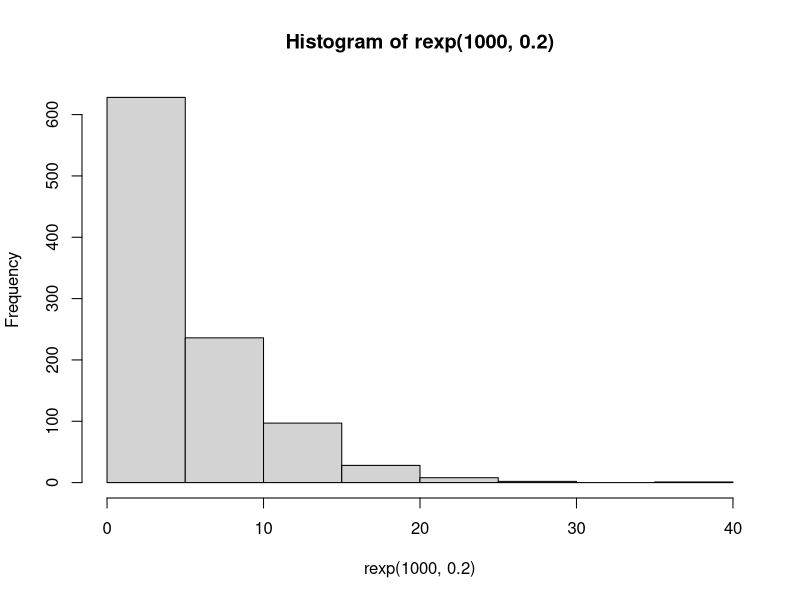
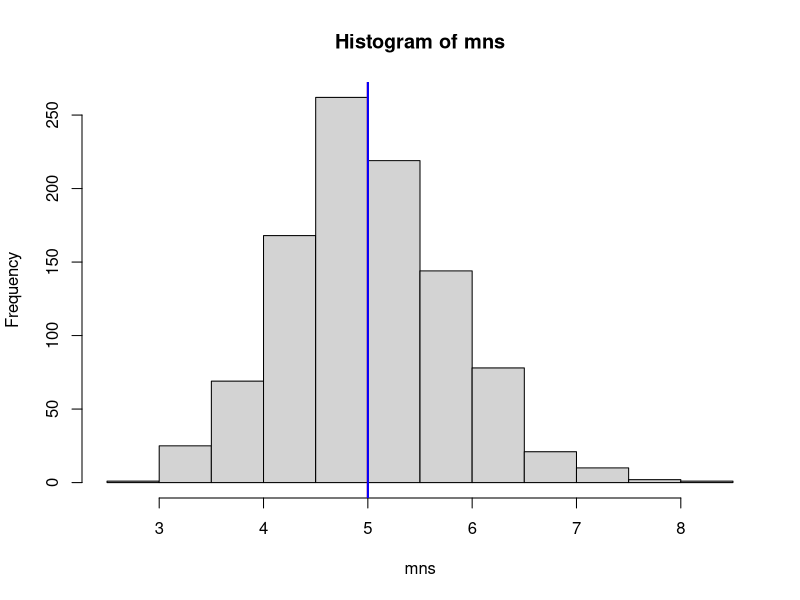
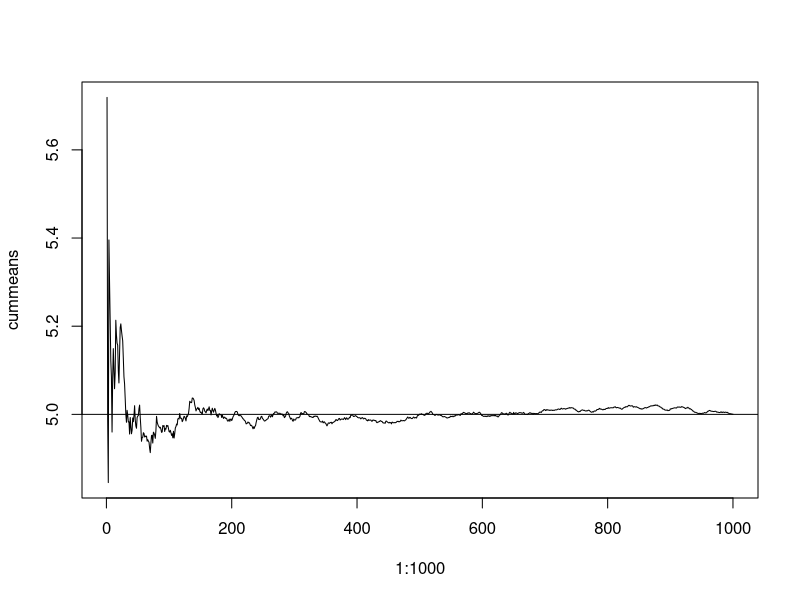
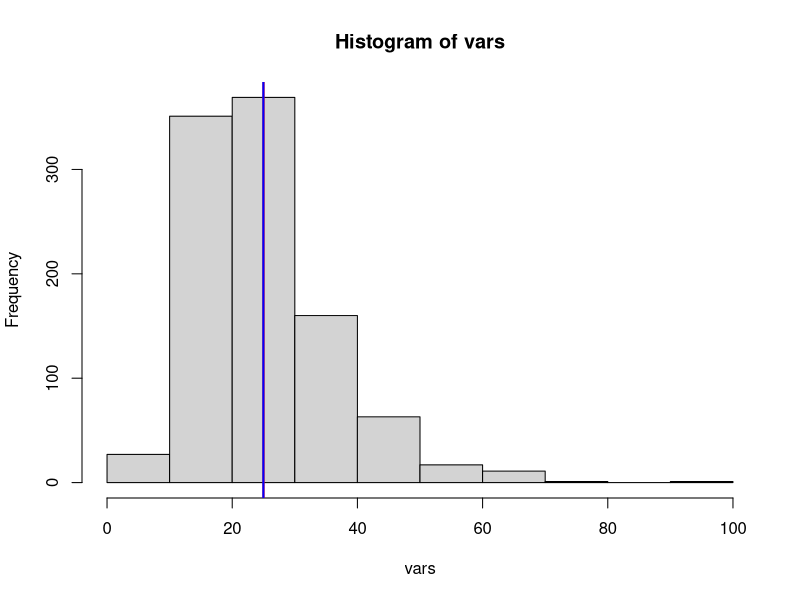
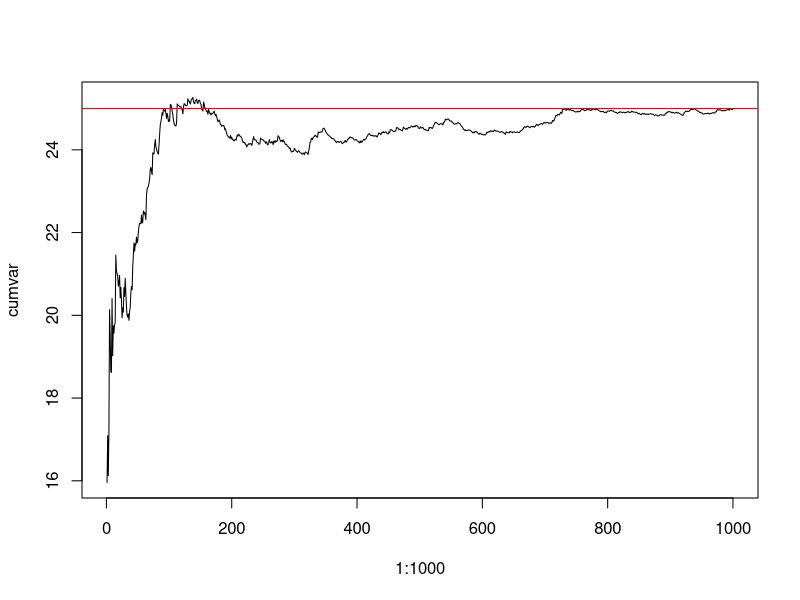

Reproduce these figures in R, in order. (Note: this script raises an error after producing the figures.)
# ======================= 1 ========================


#cumulative means of exp dist., of size 40
library(ggplot2)

mns <- NULL
vars <- NULL
lambda <- 0.2

## get the several means
for (i in 1:1000){
  mns <- c(mns, mean(rexp(40, lambda)))
  vars <- c(vars, var(rexp(40, lambda)))
}
cummeans <- cumsum(mns)/(1:1000)
cumvar <- cumsum(vars)/(1:1000)

## theoretical values
mean.theor <- 1/lambda
var.theor <- (1/lambda)^2

## the distribution of means converging to a normal
hist(rexp(1000, 0.2)) #distribution of 1000 random exps; not gaussian

hist(mns) # 1000 means distributed
abline(v = mean.theor, col = "red", lwd= 2) #mark theoretical mean
abline(v = mean(mns), col = "blue", lwd= 2) #mark mean of sample mean


plot(1:1000, cummeans, type = "l") #show of convergence
abline(h= mean.theor) #mark theoretical mean

## the distribution of variances converging to normal
hist(vars) # 1000 variances obeyin CLT
abline(v = var.theor, col= "red", lwd= 2) # mark theoretical mean
abline(v= mean(vars), col= "blue", lwd= 2)  # mark mean of sample variances

plot(1:1000, cumvar, type = "l") # show of convergence
abline(h= var.theor, col= "red") #mark theoretical variance

# ======================== 1 ggplot equiv ======================
## the distribution of means converging to a normal
set.seed(100)
#sample normal distribution
p1 <- ggplot(mapping = aes(rnorm(1000, mean = mean.theor)))+
  geom_histogram(binwidth = 0.2, col="red", fill= "blue", alpha=0.2)+
  labs(x = "", title= "Sample Normal Distribution")

#distribution of 1000 random exps; not gaussian
p2 <- ggplot(data.frame(val = rexp(1000, 0.2)), aes(val))+
  geom_histogram(binwidth = 0.8, col="red", fill= "blue", alpha=0.2)+
  labs(x="", title= "Dist. of 1000 random Samples")
  

# distribution of means
mns.data <- data.frame(mns)
p3 <- ggplot(mns.data, aes(mns))+ 
  geom_histogram(binwidth = 0.2, col="red", fill= "blue", alpha=0.2)+
  geom_vline(xintercept = c(mean.theor, mean(mns)), col= c("blue", "red"), 
                            size = 0.5)+
  labs(x="", title= "Dist. of 1000 random Sample means")

# arranging plots
set.seed(100)
lay <- rbind(c(1,2),
             c(3,4))
grid.arrange(p1, p1, p2, p3, layout_matrix= lay,
             top = "checking obedience of the central limit theorem of the mean")

#convergence
ggplot(mapping = aes(1:1000, cummeans))+
  geom_line()+
  geom_hline(yintercept = mean.theor, col= "red")+
  labs(x = "number of outcomes", y = "mean of the outcome",
       title= "convergence of the mean of exponential dist. to the theoretical value")
  

## the distribution of variances converging to normal
#sample normal distribution
p5 <- ggplot(mapping = aes(rnorm(1000, mean = var.theor)))+
  geom_histogram(binwidth = 0.2, col="red", fill= "blue", alpha=0.2)+
  labs(x = "", title= "Sample Normal Distribution")

# distribution of variances
p6 <- ggplot(mapping= aes(vars))+
  geom_histogram(binwidth = 0.2, col="red", fill= "blue", alpha=0.2)+
  geom_vline(xintercept = c(var.theor, mean(vars)), col= c("blue", "red"), 
             size = 0.5)+
  lab(title= "Dist. of 1000 random Sample means", x= "")

set.seed(100)
lay2 <- rbind(c(1, 2),
              c(3, 4))
grid.arrange(p5,p5, p2, p6, layout_matrix= lay2,
             top= "checking obedience of the central limit theorem")

#convergence
p7 <- ggplot(mapping = aes(1:1000, cumvar))+
  geom_line()+
  geom_hline(yintercept = var.theor, col= "red")+
  labs(x = "number of outcomes", y = "variance of the outcomes",
       title= "convergence of the variance of exponential dist. to the theoretical value")


# END SECTION



# ======================= 2 ===========================
## assuming paired observation
data("ToothGrowth")
n <- 30

#divison along supp
g1 <- ToothGrowth$len[1:30]
g2 <- ToothGrowth$len[31:60]

## t-tests

# assuming paired obs.
mn + c(-1, 1)*qt(0.975, n-1)*s/sqrt(n)
mn <- mean(g2-g1); s <- sd(g2-g1)
### note the interval does not contain zero, 
### therefore the difference not zero, with 95% confidence

# Assuming unpaired obs.
t.test(x= g2, y = g1, paired = FALSE)
### we see that the interval contains zero, 
### so we can't rule out zero assuming unpaired observation



## some plots by category (useless)
ggplot(ToothGrowth)+
  geom_histogram(mapping = aes(len, fill= factor(dose)), binwidth = 0.2)+
  facet_grid(supp~.)
## not paired

## implement the permutation test
cal.diff <- function(value, group){
  ## function to get the mean different for a list
  ## differentiated by groups (another column)
  divs <- levels(group)
  meandiff <- mean(value[group == divs[1] ]) - mean(value[group == divs[2]])
  meandiff
}


observation <- cal.diff(ToothGrowth$len, ToothGrowth$supp)
permutations <- NULL
for (i in 1:1000){
  permutations <- c(permutations, cal.diff(ToothGrowth$len, 
                                           sample(ToothGrowth$supp)))
}
observation


## check fraction of permutation greater than the observation
mean(permutations > observation)

## the 95 percentile of the permutation
quantile(permutations, 0.95)


## Assumming paired observation
len <- nrow(ToothGrowth)
g1 <- ToothGrowth$len[1:(len/2)]
g2 <- ToothGrowth$len[(len/2+1):len]
g1_map <- data.frame(x= rep(1, len/2), y= g1, dose = ToothGrowth$dose[1:(len/2)])
g2_map <- data.frame(x= rep(2, len/2), y= g2, dose = ToothGrowth$dose[(len/2+1):len])

ggplot(g1_map, mapping= aes(x, y, col= factor(dose)))+
  geom_point()+
  geom_point(data = g2_map, aes(x,y, col=factor(dose)))+
  labs(x="", y="", title= "showing the changes in the tooth growth for the 
       two supplement (assuming the obbservations are paired)")+
  geom_segment(aes(x = g1_map$x, y = g1_map$y, 
                   xend = g2_map$x, yend = g2_map$y, colour = "red"))

## showing the distributions for the two supplements
ggplot(data = ToothGrowth)+
  geom_boxplot(mapping = aes(x=supp, y= len) ) +
  labs(title= "comparing the distributions for the two supplements disregarding the dose")

## checking the relationship between len and dose
g1_VC <- subset(ToothGrowth, supp = "VC")
g2_OJ <- subset(ToothGrowth, supp = "OJ")

# var explained by dose, grid by supp
ggplot(ToothGrowth)+
  geom_point(mapping = aes(x=dose, y=len, col= factor(dose)))+
  facet_grid(supp~.)+
  labs(title= "variatons explained by the dosage for each of the supplement")

#exploring variations due to all factors
ggplot(ToothGrowth)+
  geom_point(mapping = aes(x=factor(dose), y=len, col= supp))+
  labs(title= "variatons explained by the dose and supplement")

#
ggplot(ToothGrowth)+
  geom_point(mapping = aes(x=supp, y=len, col= factor(dose)))+
  labs(title= "variatons explained by the supp and sode")


  
